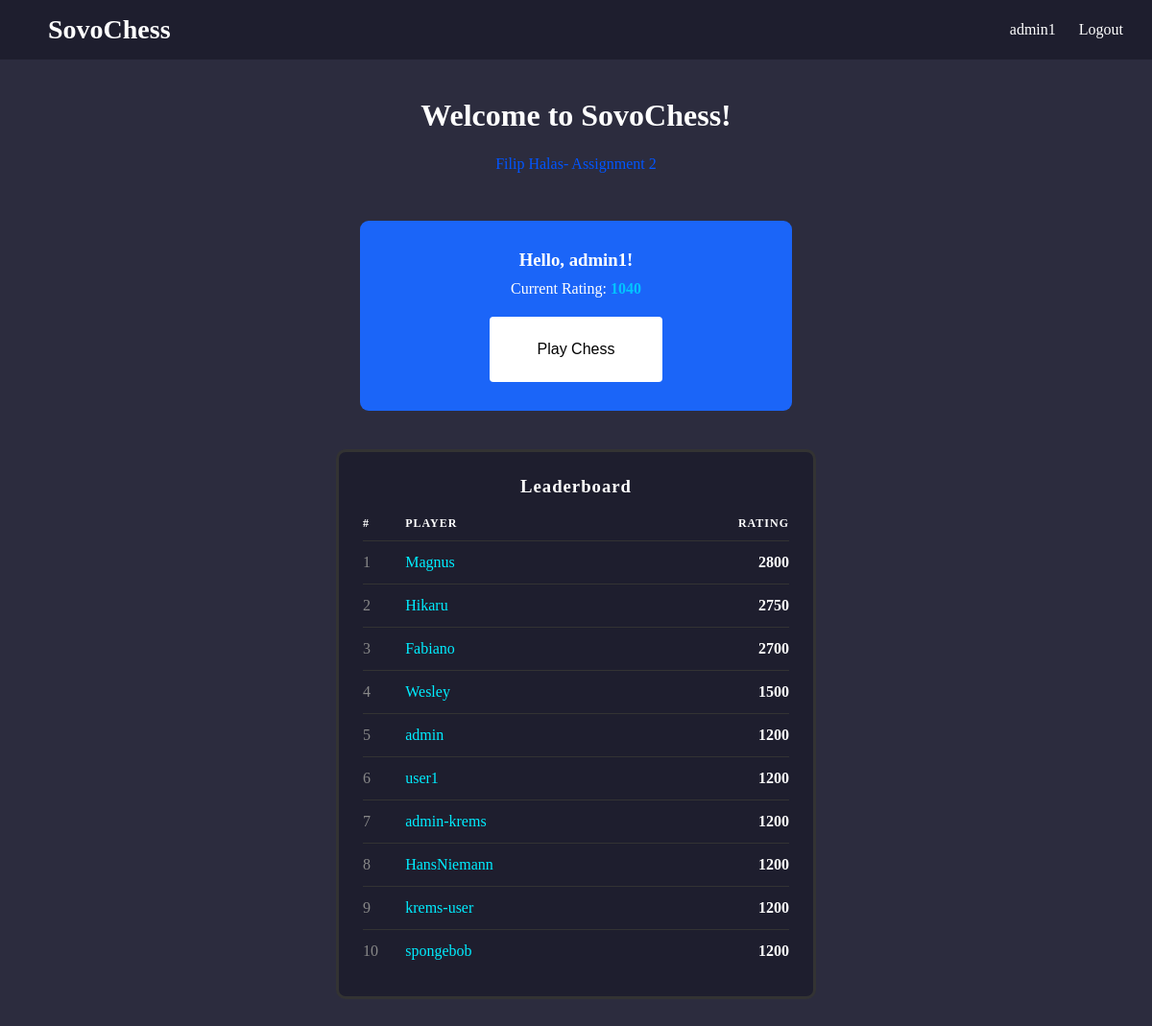
Screenshot of / (signed in) with the database file from the repository.
### chess/models.py (models this page shows, shortened)
class User(AbstractUser):
    current_rating = models.IntegerField(default=1200)

### chess/views.py (the view)
# urls.py: path('', views.home, name='home'),
def home(request):
    top_players = User.objects.order_by('-current_rating')[:10]
    return render(request, 'home.html', {'top_players': top_players})

### templates/home.html (shortened to what this page needs)
{% extends 'base.html' %}
{% block content %}
<div style="text-align: center; margin-bottom: 50px;">
    <h1 style="color: #ffffff;">Welcome to SovoChess!</h1>
    <p style="margin-top: 23px; color: #0255ff;">Filip Halas- Assignment 2</p>
</div>
{% if user.is_authenticated %}
    <div style="text-align: center; background-color: #1b65f8; padding: 30px; border-radius: 9px; max-width: 450px; margin: 0 auto;">
        <h3>Hello, {{ user.username }}!</h3>
        <p style="margin-top: 10px; color: #ffffff;">Current Rating: <strong style="color: #00c5ff;">{{ user.current_rating }}</strong></p>
        <a href="{% url 'start_game' %}">
            <button style="margin-top: 20px; padding: 25px 50px; background-color: #ffffff; border: none; border-radius: 4px; cursor: pointer; font-size: 16px;">
                Play Chess
            </button>
        </a>
    </div>
{% endif %}
<div style="max-width: 500px; margin: 40px auto 0 auto; background-color: #1e1e2e; border: 3px solid #333; border-radius: 10px; padding: 25px;">
    <h3 style="color: #ffffff; margin-bottom: 20px; text-align: center; letter-spacing: 1px;">Leaderboard</h3>
    <table style="width: 100%; border-collapse: collapse;">
        <tr style="color: #ffffff; font-size: 12px; text-transform: uppercase; letter-spacing: 1px;">
            <th style="text-align: left; padding-bottom: 10px;">#</th>
            <th style="text-align: left; padding-bottom: 10px;">Player</th>
            <th style="text-align: right; padding-bottom: 10px;">Rating</th>
        </tr>
        {% for player in top_players %}
        <tr style="border-top: 1px solid #333;">
            <td style="padding: 13px 0; color: #888;">{{ forloop.counter }}</td>
            <td style="padding: 12px 0; color: #00edff;">{{ player.username }}</td>
            <td style="padding: 10px 0; color: #ffffff; text-align: right; font-weight: bold;">{{ player.current_rating }}</td>
        </tr>
        {% endfor %}
    </table>
</div>
{% endblock %}

### templates/base.html (shortened to what this page needs)
<!DOCTYPE html>
<html lang="en">
<head>
</head>
<body>
    <nav>
        <a href="{% url 'home' %}" class="nav-brand">SovoChess</a>
        <div>
            {% if user.is_authenticated %}
                <a href="#">{{ user.username }}</a>
                <a href="{% url 'logout' %}">Logout</a>
            {% else %}
                <a href="{% url 'login' %}">Login</a>
                <a href="{% url 'register' %}">Register</a>
            {% endif %}
        </div>
    </nav>
    <div class="container">
        {% block content %}
        {% endblock %}
    </div>
</body>
</html>

### templates/base.html (style rules this page uses)
* { margin: 0; padding: 0; box-sizing: border-box; }
body { background-color: #2c2c3e; color: #ffffff; }
nav { background-color: #1e1e2e; padding: 15px 30px; display: flex; justify-content: space-between; align-items: center; }
nav a { color: #ffffff; text-decoration: none; margin-left: 20px; font-size: 16px; }
.nav-brand { color: #ffffff; font-size: 28px; font-weight: bold; text-decoration: none; }
.container { max-width: 1200px; margin: 40px auto; padding: 0 20px; }

### rows the page displays
User: username "admin1", current_rating "1040"
User: username "Magnus", current_rating "2800"
User: username "Hikaru", current_rating "2750"
User: username "Fabiano", current_rating "2700"
User: username "Wesley", current_rating "1500"
User: username "admin", current_rating "1200"
User: username "user1", current_rating "1200"
User: username "admin-krems", current_rating "1200"
User: username "HansNiemann", current_rating "1200"
User: username "krems-user", current_rating "1200"
User: username "spongebob", current_rating "1200"
